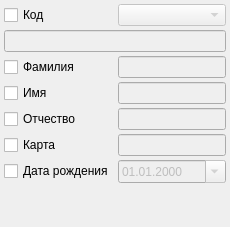
                   <widget class="QWidget" name="tabClientFilter">
                    <attribute name="title">
                     <string>&amp;Пациент</string>
                    </attribute>
                    <layout class="QGridLayout" name="gridLayout_8">
                     <property name="margin">
                      <number>4</number>
                     </property>
                     <property name="spacing">
                      <number>4</number>
                     </property>
                     <item row="1" column="0" colspan="2">
                      <widget class="QLineEdit" name="edtClientId">
                       <property name="enabled">
                        <bool>false</bool>
                       </property>
                       <property name="inputMask">
                        <string/>
                       </property>
                       <property name="maxLength">
                        <number>32767</number>
                       </property>
                      </widget>
                     </item>
                     <item row="0" column="1">
                      <widget class="CRBComboBox" name="cmbClientAccountingSystem">
                       <property name="enabled">
                        <bool>false</bool>
                       </property>
                      </widget>
                     </item>
                     <item row="0" column="0">
                      <widget class="QCheckBox" name="chkClientId">
                       <property name="text">
                        <string>Код</string>
                       </property>
                      </widget>
                     </item>
                     <item row="2" column="0">
                      <widget class="QCheckBox" name="chkClientLastName">
                       <property name="text">
                        <string>Фамилия</string>
                       </property>
                      </widget>
                     </item>
                     <item row="2" column="1">
                      <widget class="QLineEdit" name="edtClientLastName">
                       <property name="enabled">
                        <bool>false</bool>
                       </property>
                      </widget>
                     </item>
                     <item row="3" column="0">
                      <widget class="QCheckBox" name="chkClientFirstName">
                       <property name="text">
                        <string>Имя</string>
                       </property>
                      </widget>
                     </item>
                     <item row="3" column="1">
                      <widget class="QLineEdit" name="edtClientFirstName">
                       <property name="enabled">
                        <bool>false</bool>
                       </property>
                      </widget>
                     </item>
                     <item row="4" column="0">
                      <widget class="QCheckBox" name="chkClientPatrName">
                       <property name="text">
                        <string>Отчество</string>
                       </property>
                      </widget>
                     </item>
                     <item row="4" column="1">
                      <widget class="QLineEdit" name="edtClientPatrName">
                       <property name="enabled">
                        <bool>false</bool>
                       </property>
                      </widget>
                     </item>
                     <item row="7" column="0">
                      <spacer name="verticalSpacer">
                       <property name="orientation">
                        <enum>Qt::Vertical</enum>
                       </property>
                       <property name="sizeHint" stdset="0">
                        <size>
                         <width>20</width>
                         <height>40</height>
                        </size>
                       </property>
                      </spacer>
                     </item>
                     <item row="5" column="0">
                      <widget class="QCheckBox" name="chkExternalEventId">
                       <property name="text">
                        <string>Карта</string>
                       </property>
                      </widget>
                     </item>
                     <item row="5" column="1">
                      <widget class="QLineEdit" name="edtExternalEventId">
                       <property name="enabled">
                        <bool>false</bool>
                       </property>
                      </widget>
                     </item>
                     <item row="6" column="0">
                      <widget class="QCheckBox" name="chkClientBirthDate">
                       <property name="text">
                        <string>Дата рождения</string>
                       </property>
                      </widget>
                     </item>
                     <item row="6" column="1">
                      <widget class="CDateEdit" name="edtClientBirthDate">
                       <property name="enabled">
                        <bool>false</bool>
                       </property>
                       <property name="displayFormat">
                        <string>dd.MM.yyyy</string>
                       </property>
                       <property name="calendarPopup">
                        <bool>true</bool>
                       </property>
                      </widget>
                     </item>
                    </layout>
                   </widget>
